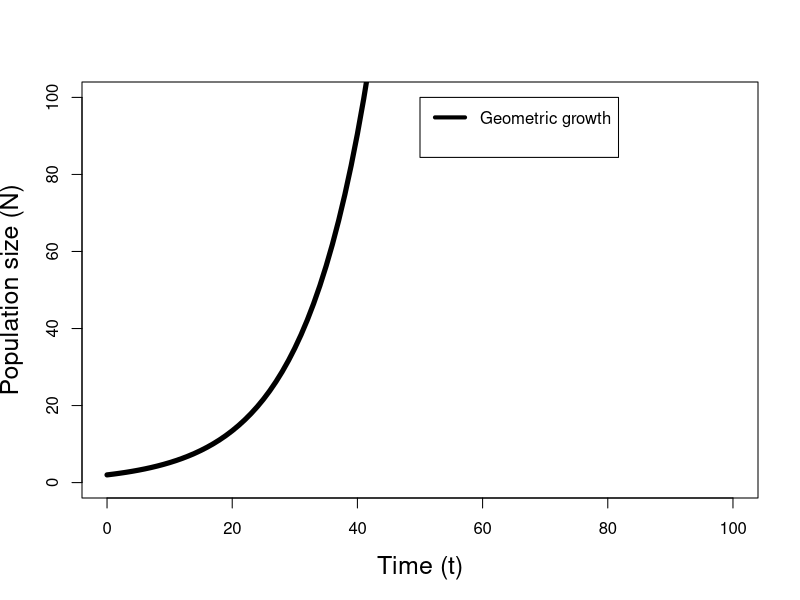
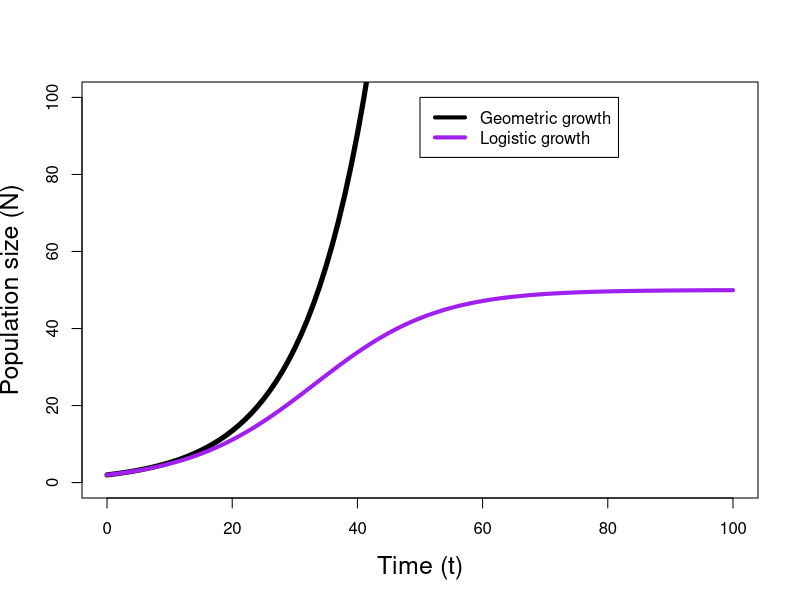
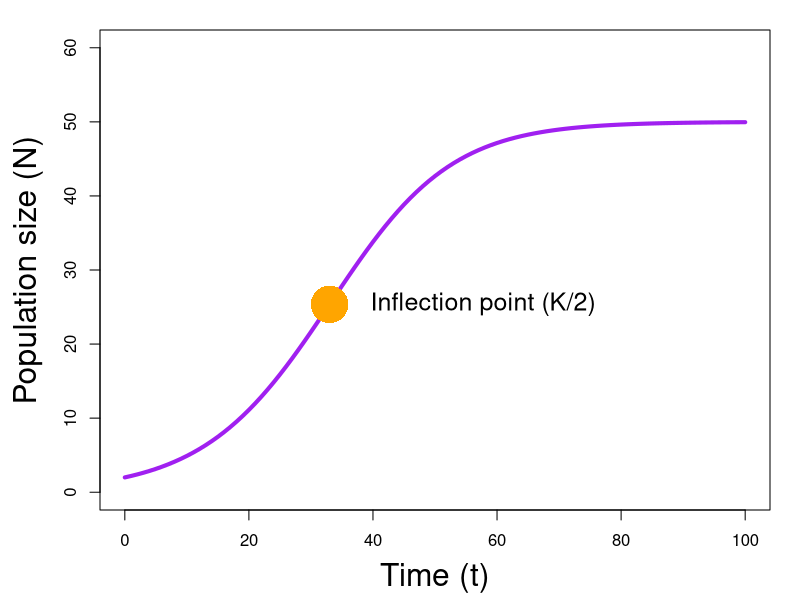
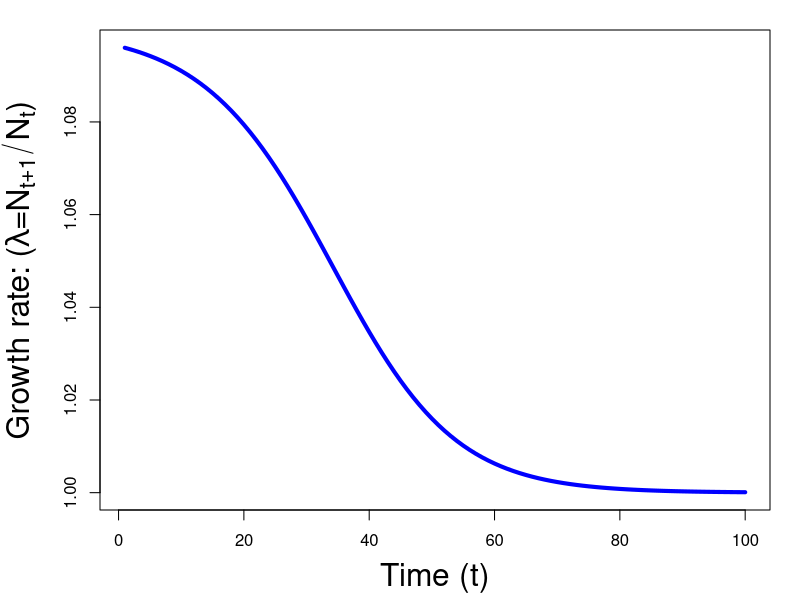
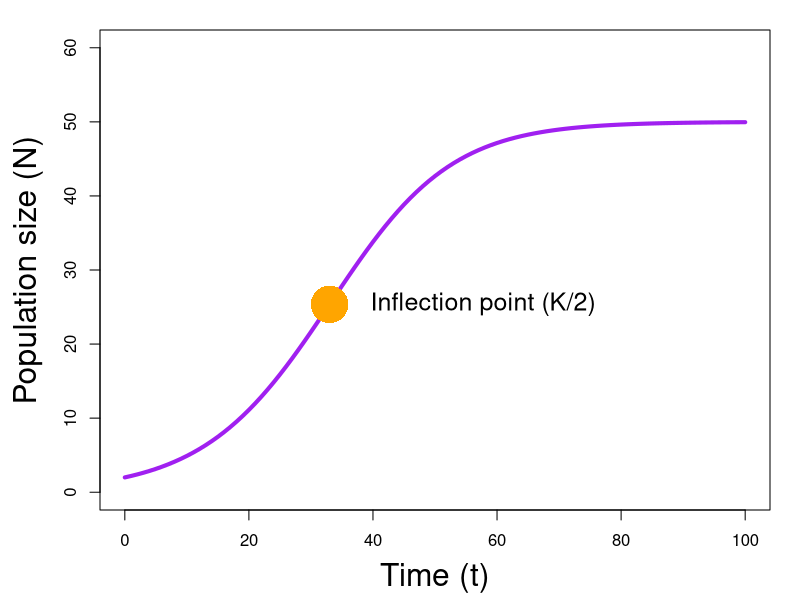
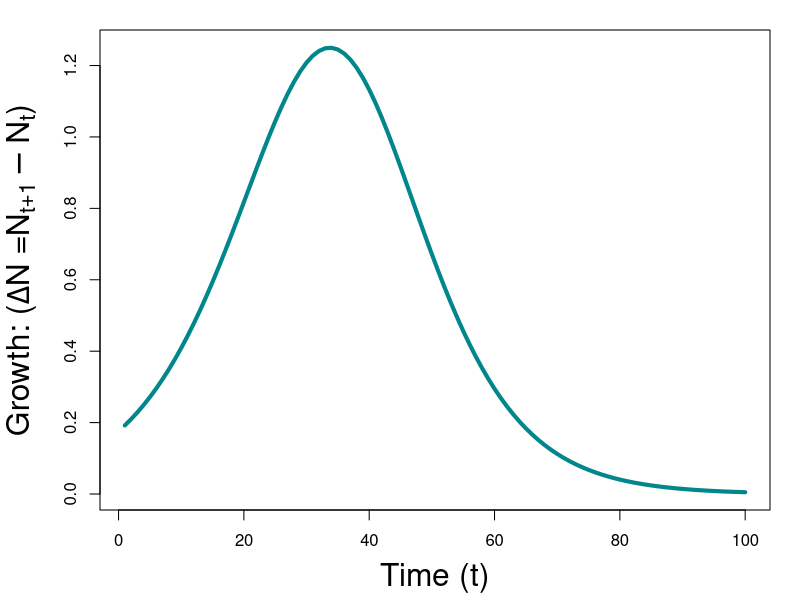
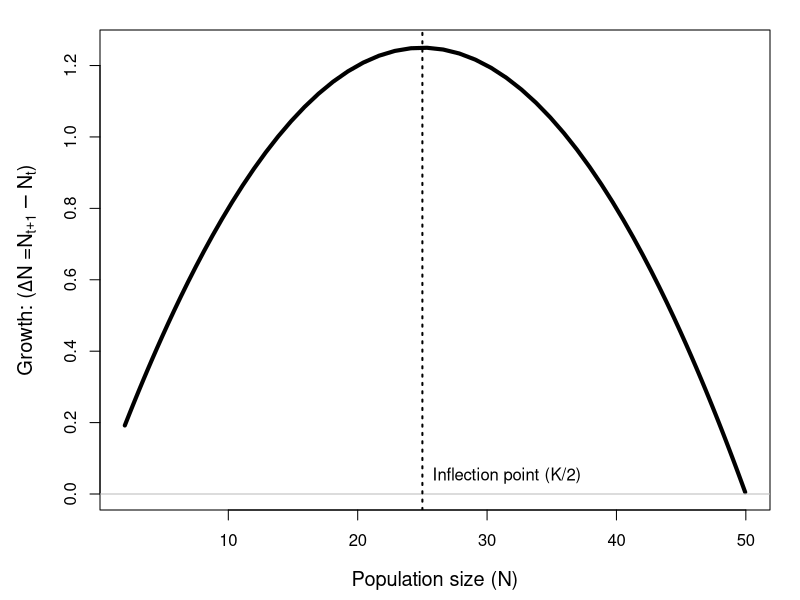
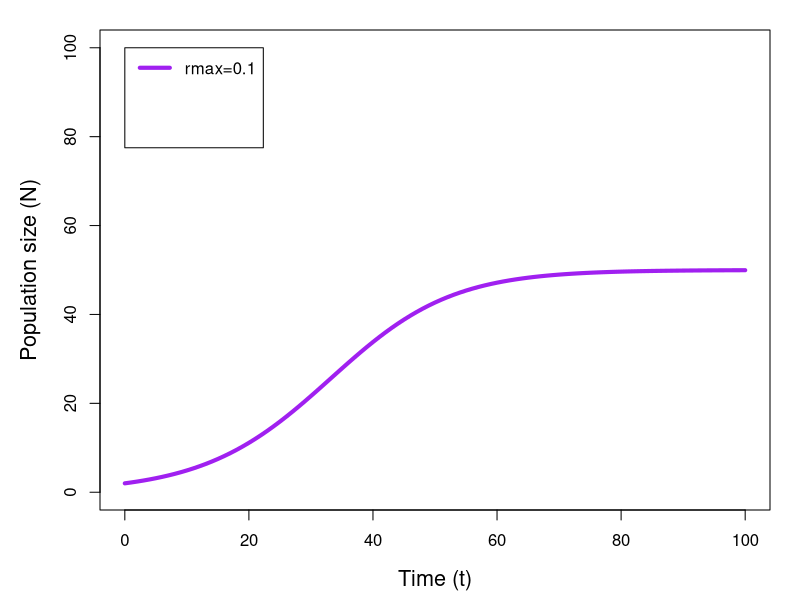

Here is the R script that generated these plots, in order:
## ----eval=FALSE,include=FALSE-------------------------------------------------
## source("../../rnw2pdf.R")
## rnw2pdf("lecture-logistic-growth")
## rnw2pdf("lecture-logistic-growth",tangle=TRUE)


## ----geomVlogistic,echo=FALSE-------------------------------------------------
#Year <- 2000:3000
Time <- 0:100
T <- length(Time)
rmax <- .1
K <- 50
Ng <- Nl <- rep(0, T)
Ng[1] <- Nl[1] <- 2
for(t in 2:T) {
    Ng[t] <- Ng[t-1] + Ng[t-1]*rmax
    Nl[t] <- Nl[t-1] + Nl[t-1]*rmax*(1 - Nl[t-1]/K)
}

## ----geom,include=FALSE,echo=FALSE--------------------------------------------
plot(Time, Ng, lwd=5, type="l", ylim=c(0, 100), cex.lab=1.5,
     xlab="Time (t)", ylab="Population size (N)")
legend(50, 100, c("Geometric growth", ""), lty=1, col=c("black", NA), lwd=4)


## ----geom-logistic,include=FALSE,echo=FALSE-----------------------------------
plot(Time, Ng, lwd=5, type="l", ylim=c(0, 100), cex.lab=1.5,
     xlab="Time (t)", ylab="Population size (N)")
lines(Time, Nl, lwd=4, col="purple")
legend(50, 100, c("Geometric growth", "Logistic growth"), lty=1,
       col=c("black","purple"), lwd=4)


## ----lr1,include=FALSE,echo=FALSE,fig.width=12,fig.height=4-------------------
par(mai=c(0.9,1,0.3,0.3))
plot(Time, Nl, lwd=4, type="l", ylim=c(0, 60), cex.lab=1.9,
     xlab="Time (t)", ylab="Population size (N)", col="purple")
points(Time[which.min(abs(Nl-K/2))], Nl[which.min(abs(Nl-K/2))],
       pch=16, cex=5, col="orange")
text(Time[which.min(abs(Nl-K/2))]+5, Nl[which.min(abs(Nl-K/2))],
     labels="Inflection point (K/2)", pos=4, cex=1.5)

## ----lambda,include=FALSE,echo=FALSE,fig.width=12,fig.height=4----------------
lambda <- Nl[-1]/Nl[-T]
par(mai=c(0.9,1,0.3,0.3))
plot(Time[-1], lambda, lwd=4, type="l", cex.lab=1.9,
     xlab="Time (t)", col="blue",
     ylab=expression(paste("Growth rate: ", "(", lambda, "=", N[t+1]/N[t], ")")))


## ----lr2,include=FALSE,echo=FALSE,fig.width=12,fig.height=4-------------------
par(mai=c(0.9,1,0.3,0.3))
plot(Time, Nl, lwd=4, type="l", ylim=c(0, 60), cex.lab=1.9,
     xlab="Time (t)", ylab="Population size (N)", col="purple")
points(Time[which.min(abs(Nl-K/2))], Nl[which.min(abs(Nl-K/2))],
       pch=16, cex=5, col="orange")
text(Time[which.min(abs(Nl-K/2))]+5, Nl[which.min(abs(Nl-K/2))],
     labels="Inflection point (K/2)", pos=4, cex=1.5)

## ----delta,include=FALSE,echo=FALSE,fig.width=12,fig.height=4-----------------
delta <- Nl[-1] - Nl[-T]
par(mai=c(0.9,1,0.3,0.3))
plot(Time[-1], delta, lwd=4, type="l", cex.lab=1.9,
     xlab="Time (t)", col="turquoise4",
     ylab=expression(paste("Growth: ", "(", Delta, "N =", N[t+1]-N[t], ")")))


## ----delta-N,include=FALSE,echo=FALSE,fig.width=8,fig.height=6----------------
plot(Nl[-T], delta, lwd=4, type="l", cex.lab=1.2,
     xlab="Population size (N)",
     ylab=expression(paste("Growth: ", "(", Delta, "N =", N[t+1]-N[t], ")")))
abline(h=0, col="gray")
abline(v=K/2, lty=3, lwd=2)
text(K/2, 0.05, "Inflection point (K/2)", pos=4)


## ----echo=FALSE---------------------------------------------------------------
Nl4 <- Nl3 <- Nl2 <- Nl
Nl4[1] <- Nl3[1] <- Nl2[1] <- 2
for(t in 2:T) {
    Nl2[t] <- Nl2[t-1] + Nl2[t-1]*0.5*(1-Nl2[t-1]/K)
    Nl3[t] <- Nl3[t-1] + Nl3[t-1]*2.0*(1-Nl3[t-1]/K)
    Nl4[t] <- Nl4[t-1] + Nl4[t-1]*3.0*(1-Nl4[t-1]/K)
}

## ----Nl,include=FALSE,echo=FALSE,fig.width=8,fig.height=6---------------------
plot(Time, Nl, lwd=4, type="l", ylim=c(0, 100), cex.lab=1.3,
     xlab="Time (t)", ylab="Population size (N)", col="purple")
legend(0, 100, c("rmax=0.1", "", "", ""),
       lwd=4, col=c("purple", NA, NA, NA))

## ----Nl2,include=FALSE,echo=FALSE,fig.width=8,fig.height=6--------------------
plot(Time, Nl, lwd=4, type="l", ylim=c(0, 100), cex.lab=1.3,
     xlab="Time (t)", ylab="Population size (N)", col="purple")
lines(Time, Nl2, lwd=4, col="blue")
legend(0, 100, c("rmax=0.1", "rmax=0.5", "", ""),
       lwd=4, col=c("purple", "blue", NA, NA))

## ----Nl3,include=FALSE,echo=FALSE,fig.width=8,fig.height=6--------------------
plot(Time, Nl, lwd=4, type="l", ylim=c(0, 100), cex.lab=1.3,
     xlab="Time (t)", ylab="Population size (N)", col="purple",
     main="Damped oscillation")
lines(Time, Nl2, lwd=4, col="blue")
lines(Time, Nl3, lwd=4, col="orange")
legend(0, 100, c("rmax=0.1", "rmax=0.5", "rmax=2.0", ""),
       lwd=4, col=c("purple", "blue", "orange", NA))

## ----Nl4,include=FALSE,echo=FALSE,fig.width=8,fig.height=6--------------------
plot(Time, Nl, lwd=4, type="l", ylim=c(0, 100), cex.lab=1.3,
     xlab="Time (t)", ylab="Population size (N)", col="purple",
     main="Chaos")
lines(Time, Nl2, lwd=4, col="blue")
lines(Time, Nl3, lwd=4, col="orange")
lines(Time, Nl4, lwd=4, col="gray")
legend(0, 100, c("rmax=0.1", "rmax=0.5", "rmax=2.0", "rmax=3.0"),
       lwd=4, col=c("purple", "blue", "orange", "gray"))


## ----Nl5,include=FALSE,echo=FALSE,fig.width=8,fig.height=6--------------------
Nl5 <- Nl
Nl5[1] <- 2
Nl5[2] <- 3
Nl5[3] <- 4
for(t in 4:T) {
    Nl5[t] <- Nl5[t-1] + Nl5[t-1]*1.1*(1-Nl5[t-2]/K)
}
plot(Nl5, type="l", xlab="Time (t)", ylab="Population size (N)",
     cex.lab=1.3, panel.first=abline(h=K, col="blue", lty=2),
     col="darkslategray3",
     lwd=4, main="r=1.1, K=50, lag=2")


## ----Nl6,include=FALSE,echo=FALSE,fig.width=8,fig.height=6--------------------
Nl6 <- Nl
Nl6[1] <- 50
k0 <- K
k1 <- 10
c <- 20
Kt <- numeric(T)
for(t in 2:T) {
    Kt[t] <- k0 + k1*cos(2*pi*t/c)
    Nl6[t] <- Nl6[t-1] + Nl6[t-1]*1.1*(1-Nl6[t-1]/Kt[t])
}
plot(Nl6, type="l", xlab="Time (t)", ylab="Population size (N)",
     cex.lab=1.3, panel.first=abline(h=K, col="blue", lty=2),
     lwd=4, main="r=1.1, k0=50, k1=10, c=20")

## ----Nl6-2,include=FALSE,echo=FALSE,fig.width=8,fig.height=6------------------
plot(Nl6, type="l", xlab="Time (t)", ylab="Population size (N)",
     cex.lab=1.3, panel.first=abline(h=K, col="blue", lty=2),
     lwd=4, col=1, main="k0=50, k1=10, c=20", xlim=c(25, 55),
     ylim=c(35,65))
arrows(30, 38, 50, 38, angle=90, code=3, length=0.05, lwd=2)
text(40, 36, "period (c)", cex=1)
arrows(53, 50, 53, 60, angle=90, code=3, length=0.05, lwd=2)
text(53, 55, "amplitude (k1)", pos=2, cex=1)

